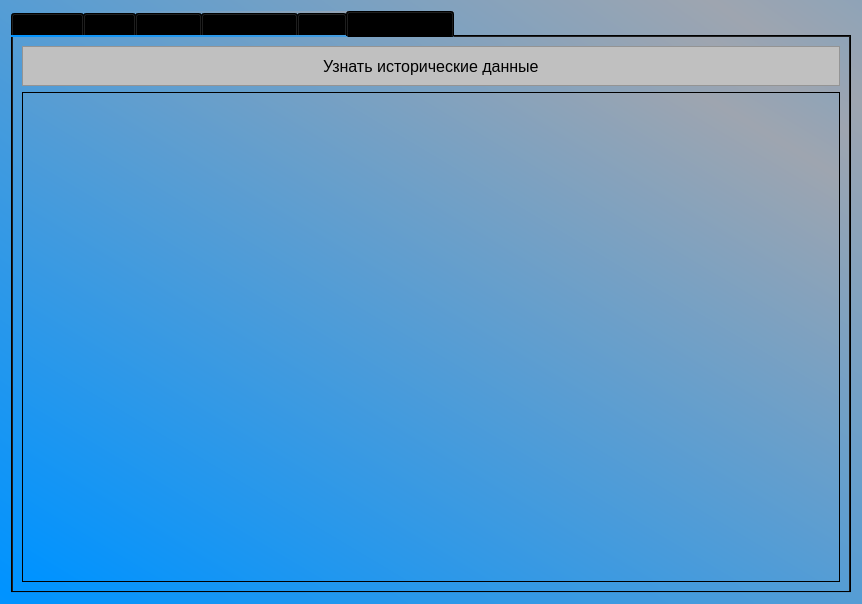
<?xml version="1.0" encoding="UTF-8"?>
<ui version="4.0">
 <class>Form</class>
 <widget class="QWidget" name="Form">
  <property name="geometry">
   <rect>
    <x>0</x>
    <y>0</y>
    <width>862</width>
    <height>604</height>
   </rect>
  </property>
  <property name="windowTitle">
   <string>Form</string>
  </property>
  <property name="styleSheet">
   <string notr="true">background-color:qlineargradient(spread:reflect, x1:0.921, y1:0.0965, x2:0.023, y2:1, stop:0 rgba(158, 165, 176, 255), stop:1 rgba(0, 147, 255, 255))</string>
  </property>
  <layout class="QVBoxLayout" name="verticalLayout">
   <item>
    <widget class="QTabWidget" name="tabWidget">
     <property name="minimumSize">
      <size>
       <width>511</width>
       <height>377</height>
      </size>
     </property>
     <property name="currentIndex">
      <number>5</number>
     </property>
     <widget class="QWidget" name="tab">
      <attribute name="title">
       <string>Текущая</string>
      </attribute>
      <layout class="QVBoxLayout" name="verticalLayout_6">
       <item>
        <widget class="QFrame" name="frame">
         <property name="maximumSize">
          <size>
           <width>16777215</width>
           <height>40</height>
          </size>
         </property>
         <property name="styleSheet">
          <string notr="true">background-color:rgba(192, 192, 192)</string>
         </property>
         <property name="frameShape">
          <enum>QFrame::StyledPanel</enum>
         </property>
         <property name="frameShadow">
          <enum>QFrame::Raised</enum>
         </property>
         <layout class="QVBoxLayout" name="verticalLayout_4">
          <item alignment="Qt::AlignHCenter">
           <widget class="QLabel" name="label">
            <property name="font">
             <font>
              <pointsize>12</pointsize>
             </font>
            </property>
            <property name="styleSheet">
             <string notr="true">background-color:rgba(192, 192, 192)</string>
            </property>
            <property name="text">
             <string>Текущая погода</string>
            </property>
           </widget>
          </item>
         </layout>
        </widget>
       </item>
       <item>
        <widget class="QFrame" name="frame_13">
         <property name="maximumSize">
          <size>
           <width>16777215</width>
           <height>50</height>
          </size>
         </property>
         <property name="styleSheet">
          <string notr="true">background-color:rgba(192, 192, 192)</string>
         </property>
         <property name="frameShape">
          <enum>QFrame::StyledPanel</enum>
         </property>
         <property name="frameShadow">
          <enum>QFrame::Raised</enum>
         </property>
         <layout class="QHBoxLayout" name="horizontalLayout">
          <item>
           <widget class="QLineEdit" name="lineEditTownCurrent">
            <property name="minimumSize">
             <size>
              <width>180</width>
              <height>30</height>
             </size>
            </property>
            <property name="maximumSize">
             <size>
              <width>250</width>
              <height>16777215</height>
             </size>
            </property>
            <property name="styleSheet">
             <string notr="true">background-color:rgba(192, 192, 192)</string>
            </property>
            <property name="placeholderText">
             <string>Местоположение</string>
            </property>
           </widget>
          </item>
          <item>
           <spacer name="horizontalSpacer">
            <property name="orientation">
             <enum>Qt::Horizontal</enum>
            </property>
            <property name="sizeType">
             <enum>QSizePolicy::Minimum</enum>
            </property>
            <property name="sizeHint" stdset="0">
             <size>
              <width>20</width>
              <height>3</height>
             </size>
            </property>
           </spacer>
          </item>
          <item>
           <widget class="QPushButton" name="btnGetCurrentWeather">
            <property name="maximumSize">
             <size>
              <width>250</width>
              <height>16777215</height>
             </size>
            </property>
            <property name="styleSheet">
             <string notr="true">background-color:rgba(192, 192, 192)</string>
            </property>
            <property name="text">
             <string>Получить прогноз</string>
            </property>
           </widget>
          </item>
          <item>
           <widget class="QCheckBox" name="checkBoxAll">
            <property name="maximumSize">
             <size>
              <width>100</width>
              <height>16777215</height>
             </size>
            </property>
            <property name="autoFillBackground">
             <bool>false</bool>
            </property>
            <property name="styleSheet">
             <string notr="true">background-color:rgba(192, 192, 192)</string>
            </property>
            <property name="text">
             <string>Включая все 
 вкладки</string>
            </property>
           </widget>
          </item>
         </layout>
        </widget>
       </item>
       <item>
        <widget class="QFrame" name="frame_4">
         <property name="frameShape">
          <enum>QFrame::StyledPanel</enum>
         </property>
         <property name="frameShadow">
          <enum>QFrame::Raised</enum>
         </property>
         <layout class="QVBoxLayout" name="verticalLayout_18">
          <item>
           <widget class="QLabel" name="label_current_weather">
            <property name="styleSheet">
             <string notr="true"/>
            </property>
            <property name="text">
             <string/>
            </property>
           </widget>
          </item>
         </layout>
        </widget>
       </item>
      </layout>
     </widget>
     <widget class="QWidget" name="tab_2">
      <attribute name="title">
       <string>День</string>
      </attribute>
      <layout class="QVBoxLayout" name="verticalLayout_5">
       <item>
        <widget class="QFrame" name="frame_2">
         <property name="maximumSize">
          <size>
           <width>16777215</width>
           <height>40</height>
          </size>
         </property>
         <property name="styleSheet">
          <string notr="true">background-color:rgba(192, 192, 192)</string>
         </property>
         <property name="frameShape">
          <enum>QFrame::StyledPanel</enum>
         </property>
         <property name="frameShadow">
          <enum>QFrame::Raised</enum>
         </property>
         <layout class="QVBoxLayout" name="verticalLayout_3">
          <item alignment="Qt::AlignHCenter">
           <widget class="QLabel" name="label_2">
            <property name="font">
             <font>
              <pointsize>12</pointsize>
             </font>
            </property>
            <property name="styleSheet">
             <string notr="true">background-color:rgba(192, 192, 192)</string>
            </property>
            <property name="text">
             <string>Прогноз на день (ежечасно)</string>
            </property>
           </widget>
          </item>
         </layout>
        </widget>
       </item>
       <item>
        <widget class="QFrame" name="frame_14">
         <property name="maximumSize">
          <size>
           <width>16777215</width>
           <height>50</height>
          </size>
         </property>
         <property name="styleSheet">
          <string notr="true">background-color:rgba(192, 192, 192)</string>
         </property>
         <property name="frameShape">
          <enum>QFrame::StyledPanel</enum>
         </property>
         <property name="frameShadow">
          <enum>QFrame::Raised</enum>
         </property>
         <layout class="QHBoxLayout" name="horizontalLayout_2">
          <item>
           <widget class="QLineEdit" name="lineEditTownDay">
            <property name="minimumSize">
             <size>
              <width>180</width>
              <height>30</height>
             </size>
            </property>
            <property name="maximumSize">
             <size>
              <width>250</width>
              <height>16777215</height>
             </size>
            </property>
            <property name="styleSheet">
             <string notr="true">background-color:rgba(192, 192, 192)</string>
            </property>
            <property name="placeholderText">
             <string>Местоположение</string>
            </property>
           </widget>
          </item>
          <item>
           <spacer name="horizontalSpacer_2">
            <property name="orientation">
             <enum>Qt::Horizontal</enum>
            </property>
            <property name="sizeType">
             <enum>QSizePolicy::Minimum</enum>
            </property>
            <property name="sizeHint" stdset="0">
             <size>
              <width>217</width>
              <height>3</height>
             </size>
            </property>
           </spacer>
          </item>
          <item>
           <widget class="QPushButton" name="btnGetWeatherDay">
            <property name="maximumSize">
             <size>
              <width>250</width>
              <height>16777215</height>
             </size>
            </property>
            <property name="styleSheet">
             <string notr="true">background-color:rgba(192, 192, 192)</string>
            </property>
            <property name="text">
             <string>Получить прогноз</string>
            </property>
           </widget>
          </item>
         </layout>
        </widget>
       </item>
       <item>
        <widget class="QFrame" name="frame_3">
         <property name="frameShape">
          <enum>QFrame::StyledPanel</enum>
         </property>
         <property name="frameShadow">
          <enum>QFrame::Raised</enum>
         </property>
         <layout class="QVBoxLayout" name="verticalLayout_9">
          <item alignment="Qt::AlignHCenter">
           <widget class="QLabel" name="label_town_graph">
            <property name="maximumSize">
             <size>
              <width>16777215</width>
              <height>20</height>
             </size>
            </property>
            <property name="font">
             <font>
              <pointsize>12</pointsize>
             </font>
            </property>
            <property name="styleSheet">
             <string notr="true">background-color:rgba(192, 192, 192)</string>
            </property>
            <property name="text">
             <string>График</string>
            </property>
           </widget>
          </item>
          <item>
           <layout class="QVBoxLayout" name="layoutDayGraph"/>
          </item>
         </layout>
        </widget>
       </item>
      </layout>
     </widget>
     <widget class="QWidget" name="tab_3">
      <attribute name="title">
       <string>Неделя</string>
      </attribute>
      <layout class="QVBoxLayout" name="verticalLayout_11">
       <item>
        <widget class="QFrame" name="frame_5">
         <property name="maximumSize">
          <size>
           <width>16777215</width>
           <height>40</height>
          </size>
         </property>
         <property name="styleSheet">
          <string notr="true">background-color:rgba(192, 192, 192)</string>
         </property>
         <property name="frameShape">
          <enum>QFrame::StyledPanel</enum>
         </property>
         <property name="frameShadow">
          <enum>QFrame::Raised</enum>
         </property>
         <layout class="QVBoxLayout" name="verticalLayout_7">
          <item alignment="Qt::AlignHCenter">
           <widget class="QLabel" name="label_3">
            <property name="font">
             <font>
              <pointsize>12</pointsize>
             </font>
            </property>
            <property name="text">
             <string>Прогноз на неделю (ежедневно)</string>
            </property>
           </widget>
          </item>
         </layout>
        </widget>
       </item>
       <item>
        <widget class="QFrame" name="frame_15">
         <property name="maximumSize">
          <size>
           <width>16777215</width>
           <height>50</height>
          </size>
         </property>
         <property name="styleSheet">
          <string notr="true">background-color:rgba(192, 192, 192)</string>
         </property>
         <property name="frameShape">
          <enum>QFrame::StyledPanel</enum>
         </property>
         <property name="frameShadow">
          <enum>QFrame::Raised</enum>
         </property>
         <layout class="QHBoxLayout" name="horizontalLayout_3">
          <item>
           <widget class="QLineEdit" name="lineEditTownWeek">
            <property name="minimumSize">
             <size>
              <width>180</width>
              <height>30</height>
             </size>
            </property>
            <property name="maximumSize">
             <size>
              <width>250</width>
              <height>16777215</height>
             </size>
            </property>
            <property name="styleSheet">
             <string notr="true">background-color:rgba(192, 192, 192)</string>
            </property>
            <property name="placeholderText">
             <string>Местоположение</string>
            </property>
           </widget>
          </item>
          <item>
           <spacer name="horizontalSpacer_3">
            <property name="orientation">
             <enum>Qt::Horizontal</enum>
            </property>
            <property name="sizeType">
             <enum>QSizePolicy::Minimum</enum>
            </property>
            <property name="sizeHint" stdset="0">
             <size>
              <width>217</width>
              <height>3</height>
             </size>
            </property>
           </spacer>
          </item>
          <item>
           <widget class="QPushButton" name="btnGetWeatherWeek">
            <property name="maximumSize">
             <size>
              <width>250</width>
              <height>16777215</height>
             </size>
            </property>
            <property name="styleSheet">
             <string notr="true">background-color:rgba(192, 192, 192)</string>
            </property>
            <property name="text">
             <string>Получить прогноз</string>
            </property>
           </widget>
          </item>
         </layout>
        </widget>
       </item>
       <item>
        <widget class="QFrame" name="frame_6">
         <property name="frameShape">
          <enum>QFrame::StyledPanel</enum>
         </property>
         <property name="frameShadow">
          <enum>QFrame::Raised</enum>
         </property>
         <layout class="QVBoxLayout" name="verticalLayout_10">
          <item>
           <layout class="QVBoxLayout" name="layoutWeekGraph"/>
          </item>
         </layout>
        </widget>
       </item>
      </layout>
     </widget>
     <widget class="QWidget" name="tab_4">
      <attribute name="title">
       <string>Долгосрочно</string>
      </attribute>
      <layout class="QVBoxLayout" name="verticalLayout_17">
       <item>
        <widget class="QFrame" name="frame_7">
         <property name="maximumSize">
          <size>
           <width>16777215</width>
           <height>40</height>
          </size>
         </property>
         <property name="styleSheet">
          <string notr="true">background-color:rgba(192, 192, 192)</string>
         </property>
         <property name="frameShape">
          <enum>QFrame::StyledPanel</enum>
         </property>
         <property name="frameShadow">
          <enum>QFrame::Raised</enum>
         </property>
         <layout class="QVBoxLayout" name="verticalLayout_12">
          <item alignment="Qt::AlignHCenter">
           <widget class="QLabel" name="label_4">
            <property name="font">
             <font>
              <pointsize>12</pointsize>
             </font>
            </property>
            <property name="text">
             <string>Прогноз на неделю (ежечасно)</string>
            </property>
           </widget>
          </item>
         </layout>
        </widget>
       </item>
       <item>
        <widget class="QFrame" name="frame_16">
         <property name="maximumSize">
          <size>
           <width>16777215</width>
           <height>50</height>
          </size>
         </property>
         <property name="styleSheet">
          <string notr="true">background-color:rgba(192, 192, 192)</string>
         </property>
         <property name="frameShape">
          <enum>QFrame::StyledPanel</enum>
         </property>
         <property name="frameShadow">
          <enum>QFrame::Raised</enum>
         </property>
         <layout class="QHBoxLayout" name="horizontalLayout_4">
          <item>
           <widget class="QLineEdit" name="lineEditTownWeekHourly">
            <property name="minimumSize">
             <size>
              <width>180</width>
              <height>30</height>
             </size>
            </property>
            <property name="maximumSize">
             <size>
              <width>250</width>
              <height>16777215</height>
             </size>
            </property>
            <property name="styleSheet">
             <string notr="true">background-color:rgba(192, 192, 192)</string>
            </property>
            <property name="placeholderText">
             <string>Местоположение</string>
            </property>
           </widget>
          </item>
          <item>
           <spacer name="horizontalSpacer_4">
            <property name="orientation">
             <enum>Qt::Horizontal</enum>
            </property>
            <property name="sizeType">
             <enum>QSizePolicy::Minimum</enum>
            </property>
            <property name="sizeHint" stdset="0">
             <size>
              <width>217</width>
              <height>3</height>
             </size>
            </property>
           </spacer>
          </item>
          <item>
           <widget class="QPushButton" name="btnGetWeatherWeekHourly">
            <property name="maximumSize">
             <size>
              <width>250</width>
              <height>16777215</height>
             </size>
            </property>
            <property name="styleSheet">
             <string notr="true">background-color:rgba(192, 192, 192)</string>
            </property>
            <property name="text">
             <string>Получить прогноз</string>
            </property>
           </widget>
          </item>
         </layout>
        </widget>
       </item>
       <item>
        <widget class="QFrame" name="frame_12">
         <property name="frameShape">
          <enum>QFrame::StyledPanel</enum>
         </property>
         <property name="frameShadow">
          <enum>QFrame::Raised</enum>
         </property>
         <layout class="QVBoxLayout" name="verticalLayout_19">
          <item>
           <layout class="QVBoxLayout" name="layoutWeekHourlyGraph"/>
          </item>
         </layout>
        </widget>
       </item>
      </layout>
     </widget>
     <widget class="QWidget" name="tab_5">
      <attribute name="title">
       <string>Доп.</string>
      </attribute>
      <layout class="QVBoxLayout" name="verticalLayout_14">
       <item>
        <widget class="QFrame" name="frame_8">
         <property name="maximumSize">
          <size>
           <width>16777215</width>
           <height>40</height>
          </size>
         </property>
         <property name="styleSheet">
          <string notr="true">background-color:rgba(192, 192, 192)</string>
         </property>
         <property name="frameShape">
          <enum>QFrame::StyledPanel</enum>
         </property>
         <property name="frameShadow">
          <enum>QFrame::Raised</enum>
         </property>
         <layout class="QVBoxLayout" name="verticalLayout_13">
          <item alignment="Qt::AlignHCenter">
           <widget class="QLabel" name="label_5">
            <property name="font">
             <font>
              <pointsize>12</pointsize>
             </font>
            </property>
            <property name="text">
             <string>Интересная дополнительная информация</string>
            </property>
           </widget>
          </item>
         </layout>
        </widget>
       </item>
       <item>
        <widget class="QFrame" name="frame_9">
         <property name="frameShape">
          <enum>QFrame::StyledPanel</enum>
         </property>
         <property name="frameShadow">
          <enum>QFrame::Raised</enum>
         </property>
        </widget>
       </item>
      </layout>
     </widget>
     <widget class="QWidget" name="tab_6">
      <attribute name="title">
       <string>Истор. Данные</string>
      </attribute>
      <layout class="QVBoxLayout" name="verticalLayout_16">
       <item>
        <widget class="QFrame" name="frame_10">
         <property name="maximumSize">
          <size>
           <width>16777215</width>
           <height>40</height>
          </size>
         </property>
         <property name="styleSheet">
          <string notr="true">background-color:rgba(192, 192, 192)</string>
         </property>
         <property name="frameShape">
          <enum>QFrame::StyledPanel</enum>
         </property>
         <property name="frameShadow">
          <enum>QFrame::Raised</enum>
         </property>
         <layout class="QVBoxLayout" name="verticalLayout_15">
          <item alignment="Qt::AlignHCenter">
           <widget class="QLabel" name="label_6">
            <property name="font">
             <font>
              <pointsize>12</pointsize>
             </font>
            </property>
            <property name="text">
             <string>Узнать исторические данные</string>
            </property>
           </widget>
          </item>
         </layout>
        </widget>
       </item>
       <item>
        <widget class="QFrame" name="frame_11">
         <property name="frameShape">
          <enum>QFrame::StyledPanel</enum>
         </property>
         <property name="frameShadow">
          <enum>QFrame::Raised</enum>
         </property>
        </widget>
       </item>
      </layout>
     </widget>
    </widget>
   </item>
  </layout>
 </widget>
 <resources/>
 <connections/>
</ui>
